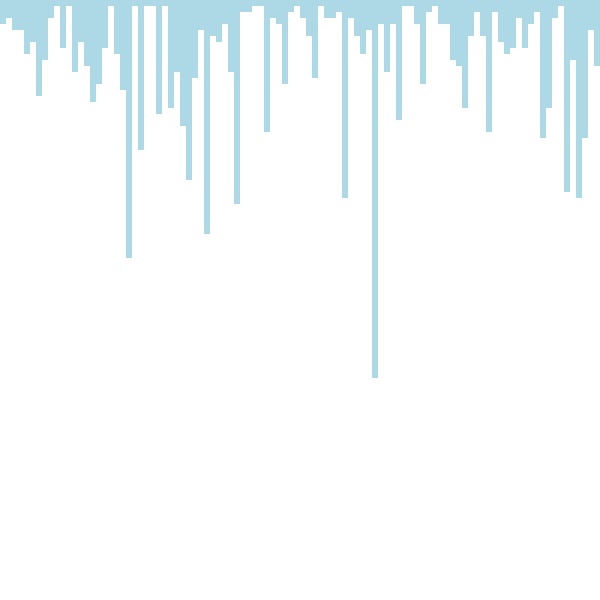
Frame 1 (no input)
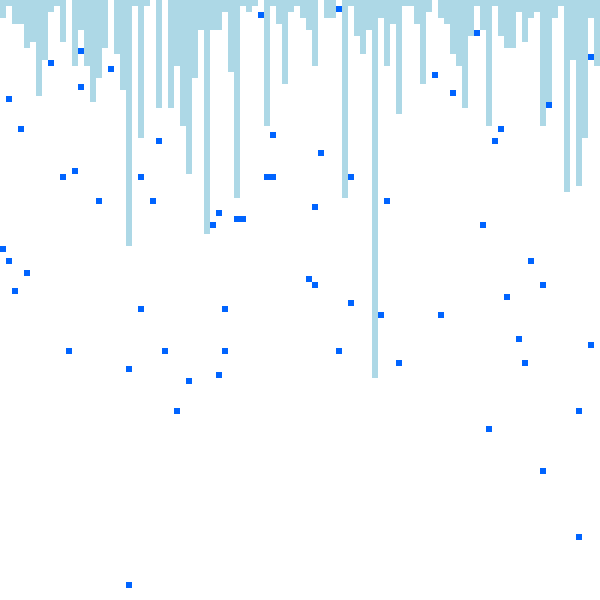
Frame 60 (the mouse pressed at the canvas centre just before this capture)
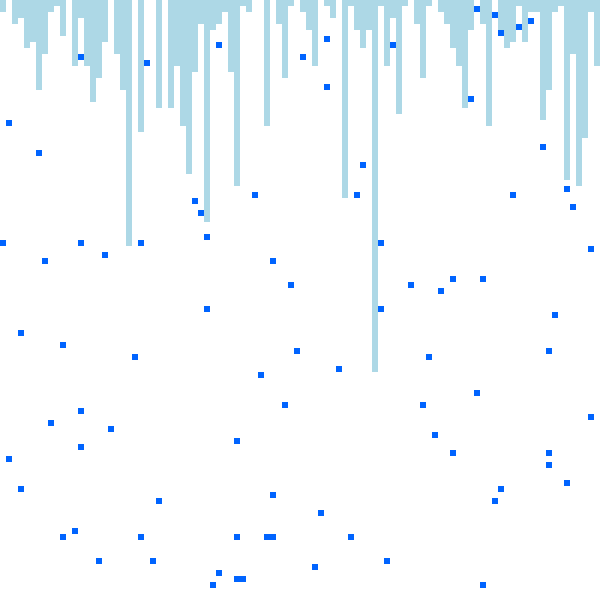
Frame 120 (the mouse held since frame 60 and released just before this capture)

The Processing sketch that drew these frames (run headless with seeded random() and noise(); from frame 60 on, the mouse is pressed at the canvas centre):

// Processing sketch: Icicles
// ── Icicles.pde
int n = 100;
float meltingProbability = 0.01;
int animSpeed = 30;
float IcicleSize;
int padding = 0;
float wallProbability = 0.10;

color[][] cells = new color[n][n];
color[][] cellsNext = new color[n][n];

color LightBlue = color(173, 216, 230);
color White = color(255);
color DarkBlue = color(0, 100, 255);


void setup() {
  size(600, 600);
  frameRate(animSpeed);
  noStroke();
  IcicleSize = (width-2*padding)/n;

  plantFirstGeneration();
}


void draw() {  
  background(225, 225, 225);  
  float y1 = padding;      

  for (int i = 0; i < n; i++ ) {
    for (int j=0; j< n; j++) {
      float x1 = padding + j*IcicleSize;  
      fill( cells[i][j] );
      square(x1, y1, IcicleSize);
    }
    y1 += IcicleSize;
  }
 
  setNextGen();
  copyNextGenIntoCurrentGen();
  meltTips();
}


void plantFirstGeneration() {
  println("First");
  for (int i = 0; i<n; i++) {
    for (int j =0; j<n; j++) {

      if (i == 0) 
        cells [i][j] = LightBlue;
      
      else {
        if (cells[i-1][j] == LightBlue) {
          float r = random(0, 1);
          
          if (r <= wallProbability) 
            cells[i][j] = White;
          
          else 
            cells[i][j] = LightBlue;
          
        } 
        else 
          cells[i][j] = White;
        
      }
    }
  }
}


void meltTips() {
  for (int j=0; j<n; j++) {
    int i = 0;

    while (cells[i][j] == LightBlue) {
      if( i != n-1  ) 
        i++;
    }  
   
    if (i > 0) {
      float rand = random(0,1);
      if( rand < meltingProbability )
        cells[i-1][j] = DarkBlue;   
    }
  }
}


void setNextGen() {
  for (int i = 0; i < n; i++){
    for (int j = 0; j < n; j++){
          
       if (cells[i][j] != DarkBlue ) {
         if ( cellsNext[i][j] != DarkBlue ) 
           cellsNext[i][j] = cells[i][j];
       }

       else {
         if( i != n - 1 )
           cellsNext[i + 1][j] = DarkBlue;
           
         cellsNext[i][j] = White;
       }
    }
  }
}


void copyNextGenIntoCurrentGen() {
  for (int i = 0; i<n; i++){      
      for (int j = 0; j<n; j++){            
        cells[i][j] = cellsNext[i][j];  
    }
  }
}
